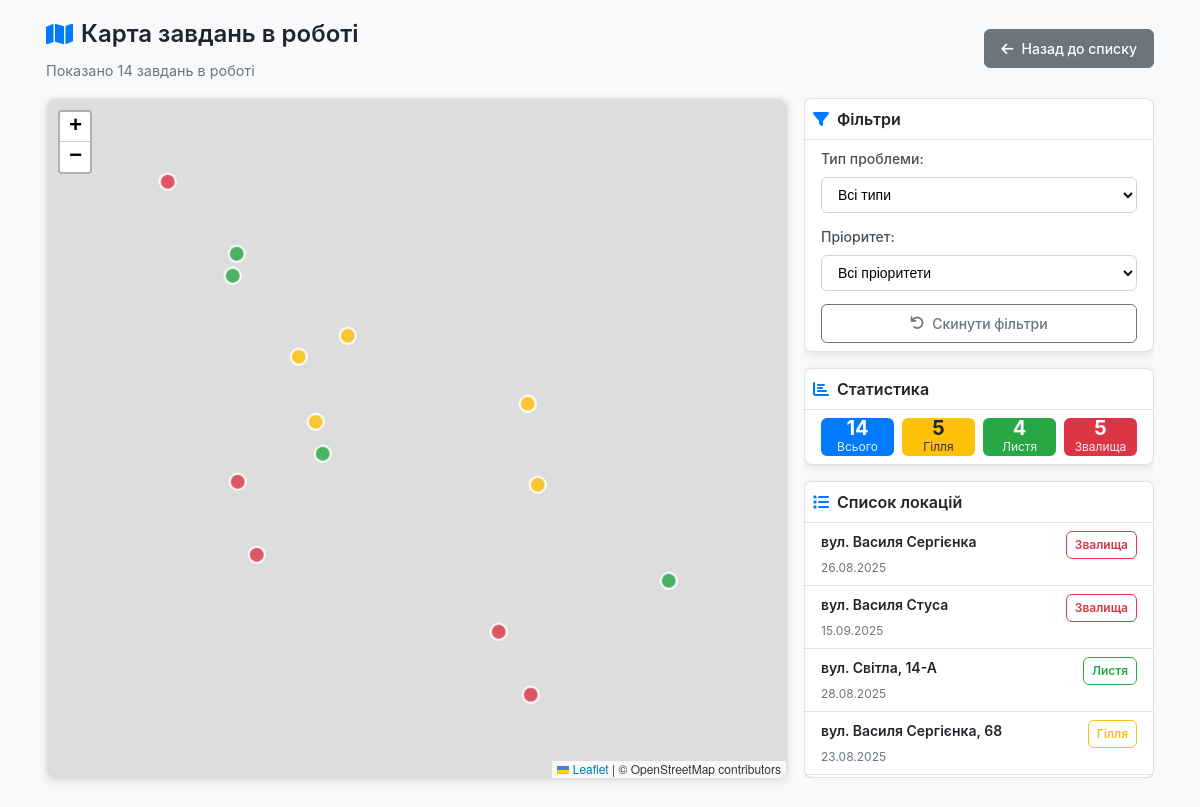
The page /map on the database its author committed.
### models.py (models this page shows, shortened)
class Location(db.Model):
    id = db.Column(db.Integer, primary_key=True)
    address = db.Column(db.String(200), nullable=False)
    latitude = db.Column(db.Float, nullable=False)
    longitude = db.Column(db.Float, nullable=False)
    problem_type = db.Column(db.String(50), nullable=False)
    priority = db.Column(db.String(20), default='Середній')
    status = db.Column(db.String(20), default='in_progress')
    description = db.Column(db.Text)
    date_created = db.Column(db.DateTime, default=datetime.utcnow)
    date_completed = db.Column(db.DateTime)
    created_by = db.Column(db.Integer, db.ForeignKey('user.id'))
    def get_priority_order(self):
        priority_map = {'Високий': 1, 'Середній': 2, 'Низький': 3}
        return priority_map.get(self.priority, 2)

### app.py (the view)
@app.route('/map')
def map_all():
    problem_type = request.args.get('problem_type', 'all')
    priority = request.args.get('priority', 'all')
    query = Location.query.filter(Location.status == 'in_progress')
    if problem_type != 'all':
        query = query.filter(Location.problem_type == problem_type)
    if priority != 'all':
        query = query.filter(Location.priority == priority)
    locations = query.all()
    for location in locations:
        location.formatted_address = format_address(location.address)
    locations.sort(key=lambda x: (x.get_priority_order(), x.formatted_address))
    for location in locations:
        location.address = location.formatted_address
    total_count = len(locations)
    branches_count = len([l for l in locations if l.problem_type == 'Гілля'])
    leaves_count = len([l for l in locations if l.problem_type == 'Листя'])
    trash_count = len([l for l in locations if l.problem_type == 'Звалища'])
    return render_template('map_all.html',
                           locations=locations,
                           current_problem_type=problem_type,
                           current_priority=priority,
                           total_count=total_count,
                           branches_count=branches_count,
                           leaves_count=leaves_count,
                           trash_count=trash_count)

### app.py (called while the page is built)
def format_address(address):
    file_path = Path(__file__).parent / "static" / "street-names.json"
    with open(file_path, "r", encoding="utf-8") as f:
        addresses = json.load(f)
        for k, v in addresses.items():
            if address.startswith(k):
                return address.replace(k, v)
    return address

### templates/map_all.html (shortened to what this page needs)
<!DOCTYPE html>
<html lang="uk">
<head>
    <link rel="stylesheet" href="https://unpkg.com/leaflet@1.7.1/dist/leaflet.css" />
    <link rel="stylesheet" href="https://cdnjs.cloudflare.com/ajax/libs/font-awesome/6.0.0/css/all.min.css">
    <link rel="stylesheet" href="{{ url_for('static', filename='css/map-all.css') }}">
</head>
<body>
    <div class="container">
        <div class="header-section">
            <div class="header-content">
                <div class="header-info">
                    <h3>
                        <i class="fas fa-map"></i>
                        Карта завдань в роботі
                    </h3>
                    <p class="subtitle">
                        Показано {{ locations|length }} завдань в роботі
                    </p>
                </div>
                <a href="{{ url_for('index') }}" class="btn btn-secondary">
                    <i class="fas fa-arrow-left"></i>Назад до списку
                </a>
            </div>
        </div>
        <div class="main-content">
            <div class="map-section">
                <div class="card">
                    <div id="map" data-locations='[
                        {% for location in locations %}
                        {
                            "id": {{ location.id }},
                            "lat": {{ location.latitude }},
                            "lng": {{ location.longitude }},
                            "address": {{ location.address|tojson }},
                            "problemType": {{ location.problem_type|tojson }},
                            "status": {{ location.status|tojson }},
                            "dateCreated": {{ location.date_created.strftime('%d.%m.%Y')|tojson }},
                            "dateCompleted": {{ (location.date_completed.strftime('%d.%m.%Y') if location.date_completed else '')|tojson }}
                        }{% if not loop.last %},{% endif %}
                        {% endfor %}
                    ]'></div>
                </div>
            </div>
            <div class="sidebar">
                <div class="card">
                    <div class="card-header">
                        <h6>
                            <i class="fas fa-filter"></i>
                            Фільтри
                        </h6>
                    </div>
                    <div class="card-body card-filters">
                        <form method="GET">
                            <div class="form-group">
                                <label>Тип проблеми:</label>
                                <select name="problem_type" class="form-select" onchange="this.form.submit()">
                                    <option value="all" {% if current_problem_type == 'all' %}selected{% endif %}>Всі типи</option>
                                </select>
                            </div>
                            <div class="form-group">
                                <label>Пріоритет:</label>
                                <select name="priority" class="form-select" onchange="this.form.submit()">
                                    <option value="all" {% if current_priority == 'all' %}selected{% endif %}>Всі пріоритети</option>
                                </select>
                            </div>
                            <div class="form-group form-group-btn">
                                <a href="{{ url_for('map_all') }}" class="btn btn-outline">
                                    <i class="fas fa-undo"></i>Скинути фільтри
                                </a>
                            </div>
                        </form>
                    </div>
                </div>
                <div class="card card-stat">
                    <div class="card-header">
                        <h6>
                            <i class="fas fa-chart-bar"></i>
                            Статистика
                        </h6>
                    </div>
                    <div class="card-body">
                        <div class="stats-grid">
                            <div class="stat-item stat-primary">
                                <div class="stat-number">{{ total_count }}</div>
                                <div class="stat-label">Всього</div>
                            </div>
                            <div class="stat-item stat-warning">
                                <div class="stat-number">{{ branches_count }}</div>
                                <div class="stat-label">Гілля</div>
                            </div>
                            <div class="stat-item stat-success">
                                <div class="stat-number">{{ leaves_count }}</div>
                                <div class="stat-label">Листя</div>
                            </div>
                            <div class="stat-item stat-danger">
                                <div class="stat-number">{{ trash_count }}</div>
                                <div class="stat-label">Звалища</div>
                            </div>
                        </div>
                    </div>
                </div>
                <div class="card card-list">
                    <div class="card-header">
                        <h6>
                            <i class="fas fa-list"></i>
                            Список локацій
                        </h6>
                    </div>
                    <div class="card-body locations-list">
                        {% for location in locations %}
                        <div class="location-item"
                             data-lat="{{ location.latitude }}"
                             data-lng="{{ location.longitude }}"
                             data-id="{{ location.id }}"
                             data-action="focus-location">
                            <div class="location-header">
                                <h6 class="location-address">{{ location.address }}</h6>
                                {% if location.problem_type == 'Гілля' %}
                                    <span class="badge badge-warning">{{ location.problem_type }}</span>
                                {% elif location.problem_type == 'Листя' %}
                                    <span class="badge badge-success">{{ location.problem_type }}</span>
                                {% else %}
                                    <span class="badge badge-danger">{{ location.problem_type }}</span>
                                {% endif %}
                            </div>
                            <div class="location-date">{{ location.date_created.strftime('%d.%m.%Y') }}</div>
                        </div>
                        {% endfor %}
                    </div>
                </div>
            </div>
        </div>
    </div>
</body>
</html>

### static/css/map-all.css (style rules this page uses)
* { margin: 0; padding: 0; box-sizing: border-box; }
body { font-family: -apple-system, BlinkMacSystemFont, "Segoe UI", Roboto, "Helvetica Neue", Arial, sans-serif; background-color: #f8f9fa; line-height: 1.5; color: #212529; }
.container { max-width: 95%; margin: 0 auto; padding: 1rem; }
.header-section { margin-bottom: 1rem; }
.header-content { display: flex; justify-content: space-between; align-items: center; flex-wrap: wrap; gap: 1rem; }
.header-info h3 { margin-bottom: 0.5rem; font-size: 1.5rem; font-weight: 600; display: flex; align-items: center; gap: 0.5rem; }
.header-info h3 i { color: #007bff; }
.subtitle { color: #6c757d; font-size: 0.9rem; margin: 0; }
.btn { display: inline-flex; align-items: center; gap: 0.5rem; padding: 0.5rem 1rem; border: 1px solid transparent; border-radius: 0.375rem; text-decoration: none; font-size: 0.875rem; font-weight: 500; cursor: pointer; transition: all 0.2s ease; background: none; }
.btn-secondary { background-color: #6c757d; border-color: #6c757d; color: white; }
.btn-outline { border-color: #6c757d; color: #6c757d; background-color: transparent; width: 100%; justify-content: center; }
.main-content { display: grid; grid-template-columns: 1fr 400px; gap: 1rem; align-items: start; }
.map-section { position: relative; }
#map { height: 85vh; min-height: 600px; width: 100%; border-radius: 0.5rem; border: 1px solid #dee2e6; }
.card { background-color: white; border: 1px solid #dee2e6; border-radius: 0.5rem; box-shadow: 0 0.125rem 0.625rem rgba(0, 0, 0, 0.1); margin-bottom: 1rem; flex-shrink: 0; }
.sidebar .card:last-child { flex: 1; display: flex; flex-direction: column; margin-bottom: 0; min-height: 0; }
.sidebar .card:last-child .card-body { flex: 1; min-height: 0; }
.card-header { padding: 0.5rem; border-bottom: 1px solid #dee2e6; background-color: white; border-radius: 0.5rem 0.5rem 0 0; }
.card-header h6 { margin: 0; font-size: 1rem; font-weight: 600; display: flex; align-items: center; gap: 0.5rem; }
.card-header i { color: #007bff; }
.card-body { padding: 0.5rem 1rem; }
.card-body > form { display: grid; grid-template-rows: 2fr 2fr 1fr; }
.card-body.locations-list { padding: 0; overflow-y: auto; flex: 1; min-height: 0; }
.form-group { margin-bottom: 0.75rem; }
.form-group:last-child { margin-bottom: 0; }
.form-group label { display: block; margin-bottom: 0.5rem; font-size: 0.875rem; font-weight: 500; color: #495057; }
.form-select { width: 100%; padding: 0.5rem 0.75rem; font-size: 0.875rem; border: 1px solid #ced4da; border-radius: 0.375rem; background-color: white; transition: border-color 0.2s ease, box-shadow 0.2s ease; }
.stats-grid { display: flex; justify-content: space-between; gap: 0.5rem; }
.stat-item { flex: 1 0 0px; text-align: center; padding: 0 0.5rem; border-radius: 0.375rem; color: white; }
.stat-primary { background-color: #007bff; }
.stat-warning { background-color: #ffc107; color: #212529; }
.stat-success { background-color: #28a745; }
.stat-danger { background-color: #dc3545; }
.stat-number { font-size: 1.25rem; font-weight: bold; line-height: 1.25rem; }
.stat-label { font-size: 0.75rem; opacity: 0.9; }
.location-item { padding: 0.5rem 1rem; border-bottom: 1px solid #dee2e6; cursor: pointer; transition: background-color 0.2s ease; }
.location-header { display: flex; justify-content: space-between; align-items: flex-start; gap: 0.5rem; }
.location-address { margin: 0; font-size: 0.875rem; font-weight: 600; flex: 1; }
.location-date { font-size: 0.75rem; color: #6c757d; }
.badge { display: inline-block; padding: 0.25rem 0.5rem; font-size: 0.75rem; font-weight: 600; border-radius: 0.375rem; text-align: center; white-space: nowrap; vertical-align: baseline; }
.badge-warning { background-color: transparent; color: #ffc107; border: 1px solid #ffc107; }
.badge-success { background-color: transparent; color: #28a745; border: 1px solid #28a745; }
.badge-danger { background-color: transparent; color: #dc3545; border: 1px solid #dc3545; }
.sidebar { position: sticky; top: 1rem; height: 85vh; overflow-y: auto; display: grid; grid-template-rows: 3fr 1fr 6fr; }
@media (max-width: 1200px) { .main-content { grid-template-columns: 1fr 350px; } }
.card { animation: fadeIn 0.3s ease-in-out; }

### rows shown on the page
Location: address "вул. Василя Сергієнка", problem_type "Звалища", date_created "26.08.2025"
Location: address "вул. Василя Стуса", problem_type "Звалища", date_created "15.09.2025"
Location: address "вул. Світла, 14-А", problem_type "Листя", date_created "28.08.2025"
Location: address "вул. Василя Сергієнка, 68", problem_type "Гілля", date_created "23.08.2025"

### other values the page prints
{{ locations|length }} "14"
{{ total_count }} "14"
{{ branches_count }} "5"
{{ leaves_count }} "4"
{{ trash_count }} "5"
